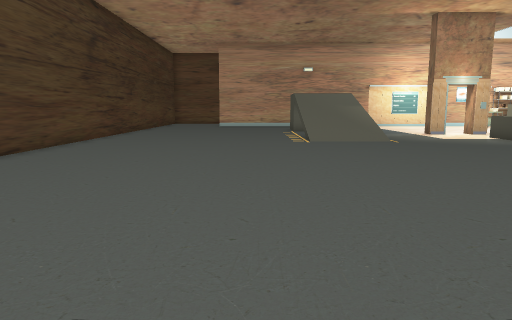
View 1 (above)

21 first-person views from a walk through a level from a Godot 3-D game. The camera is 1.2 m above the floor, tilts 8° down and sees 70° across. The floor is counted in squares, 1 m on a side. Each view is taken from the middle of a square. On the plan, view 1 faces up. The plan holds only what a view shows up to about 15 squares ahead; the rest is blank.

View 2
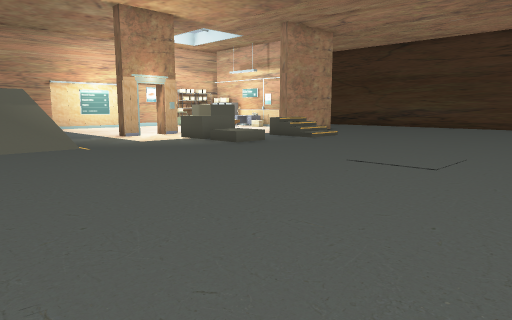

View 3
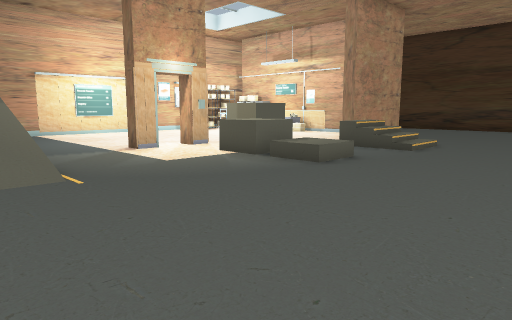

View 4
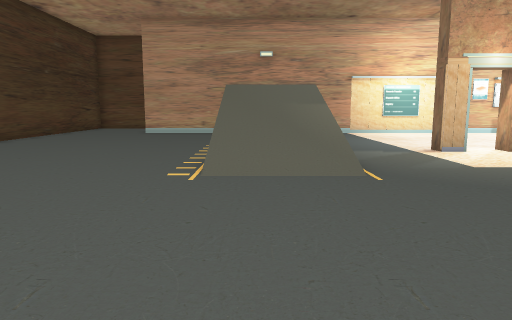

View 5
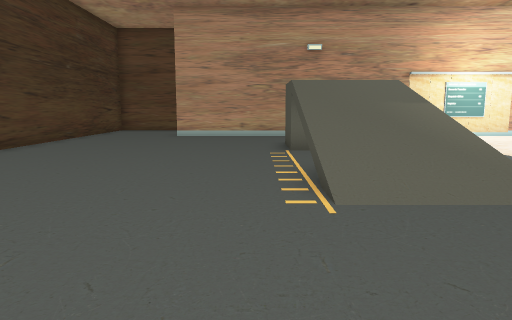

View 6
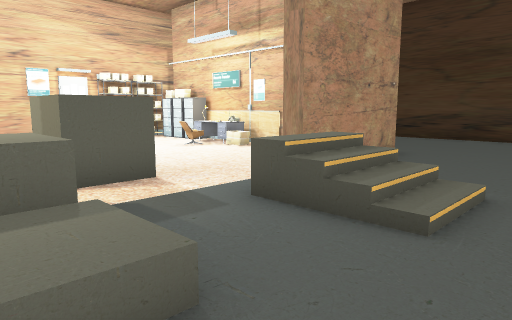

View 7
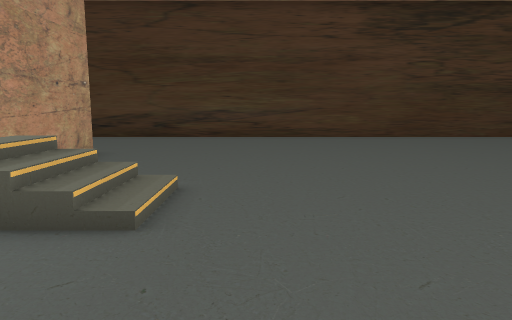

View 8
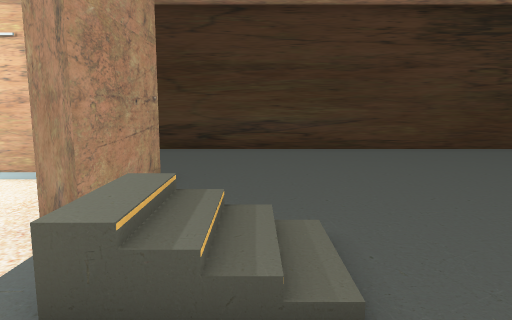

View 9
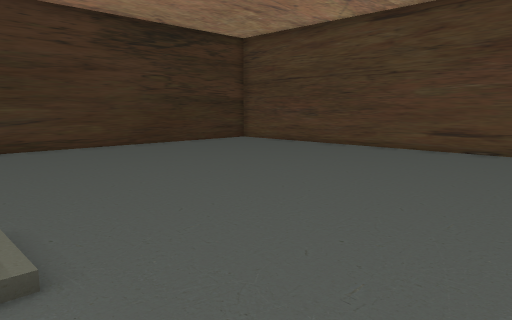

View 10
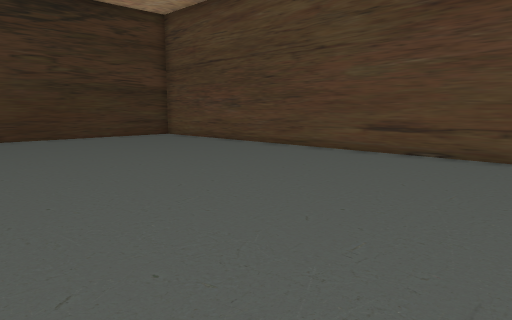

View 11
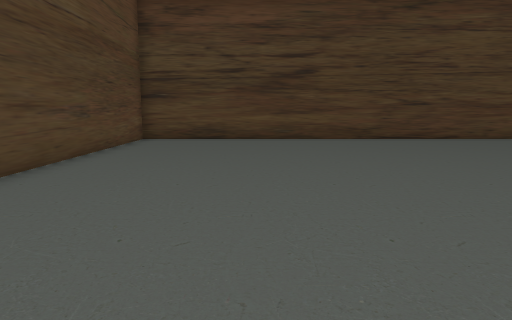

View 12
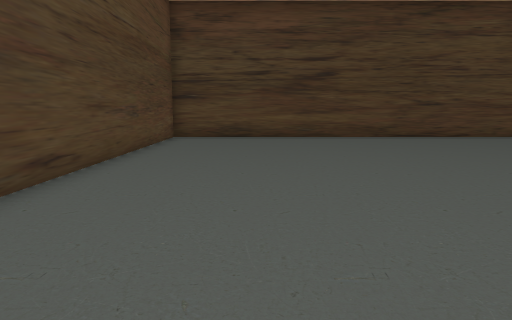

View 13
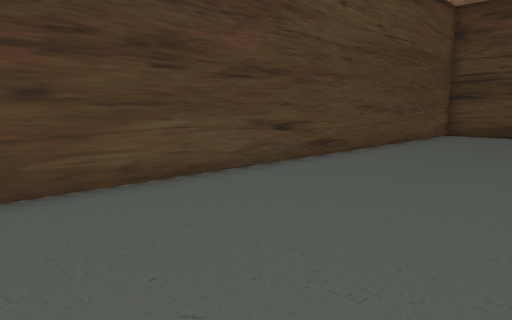

View 14
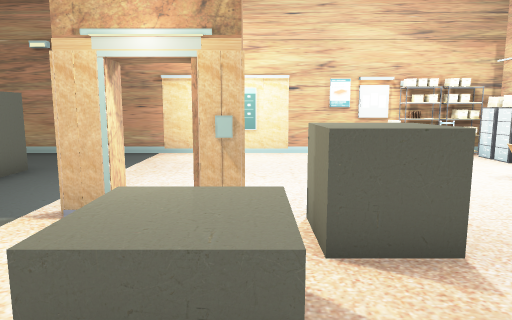

View 15
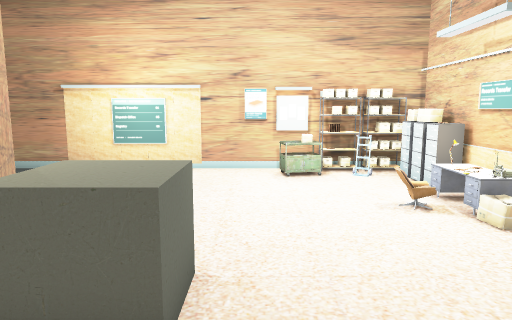

View 16
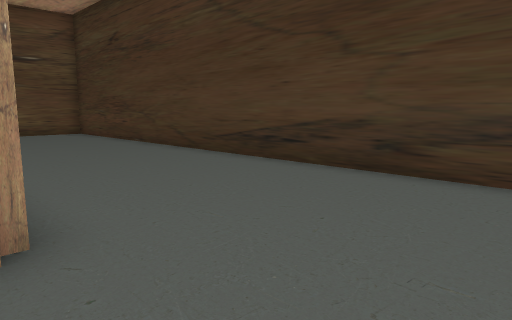

View 17
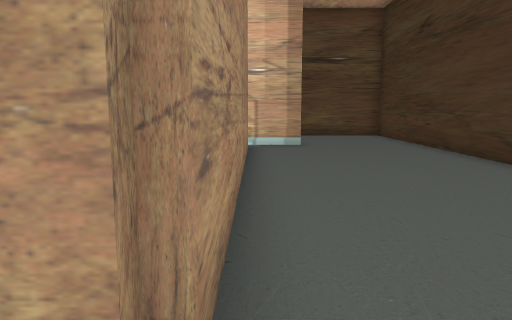

View 18
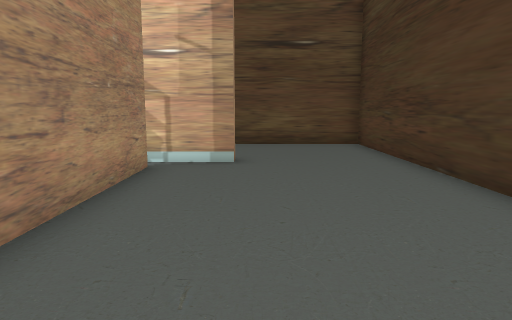

View 19
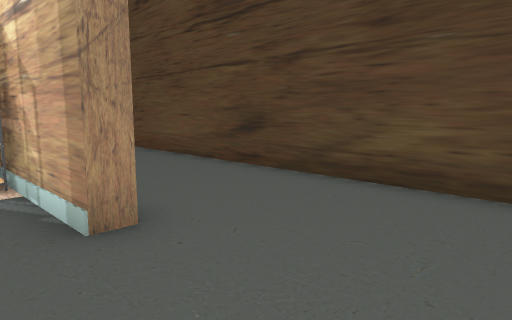

View 20
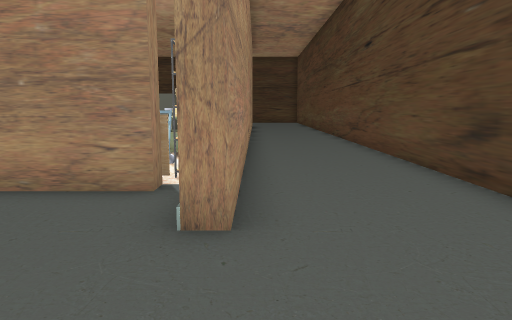

View 21
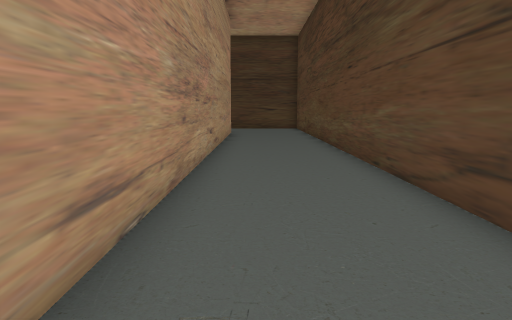

### Floor plan
Key: @ floor where view 1 was taken; # wall or solid block; x gap in a wall; . main floor; : floor 2 m higher than the main floor; / step, stairs or slope; = window, fence, low wall or low ledge; ^ raised ledge; S shelf; C cabinet; H chair; E desk; T trolley; O other object.
Columns run from 7 left of view 1 to 26 right of it. Each row starts with its distance up from view 1.
 30         ##########################
 29         .........................#
 28         .........................#
 27         .........................#
 26         .........................#
 25         ################SSO##....#
 24 #...........  ........TOO.C......#
 23 #......... .. ............C......#
 22 #.........  ..............C......#
 21 #........:  #............O#......#
 20 #........:  ............HE#......#
 19  ........////.............#......#
 18   .......////..#x#........#......#
 17   .......////......^^.....#......#
 16    ......///=......^^.....#......#
 15 #........///=....^^.......#......#
 14 #........////....^^....####......#
 13 #................//..//..........#
 12 #................//..//..........#
 11 #....................//..........#
 10 #................................#
  9 #................................#
  8 #................................#
  7 #................................#
  6 #................................#
  5 #................................#
  4 #................................#
  3 #................................#
  2 #................................#
  1 #................................#
  0 #......@.........................
 -1 #..............................
 -2 #................. ...........
 -3 ##############################

Positions as (right, up) in squares from view 1, and headings:
1: (0, 0), facing up
2: (1, 2), facing up-right
3: (3, 7), facing up-right
4: (3, 7), facing up
5: (1, 9), facing up
6: (10, 10), facing up-right
7: (10, 10), facing right
8: (11, 12), facing right
9: (10, 12), facing down-right
10: (10, 7), facing down-right
11: (8, 2), facing left
12: (9, 1), facing left
13: (11, 3), facing down-left
14: (11, 12), facing up
15: (14, 13), facing up
16: (19, 11), facing up-right
17: (20, 13), facing up
18: (22, 17), facing up
19: (25, 24), facing up-left
20: (25, 26), facing left
21: (16, 27), facing left
